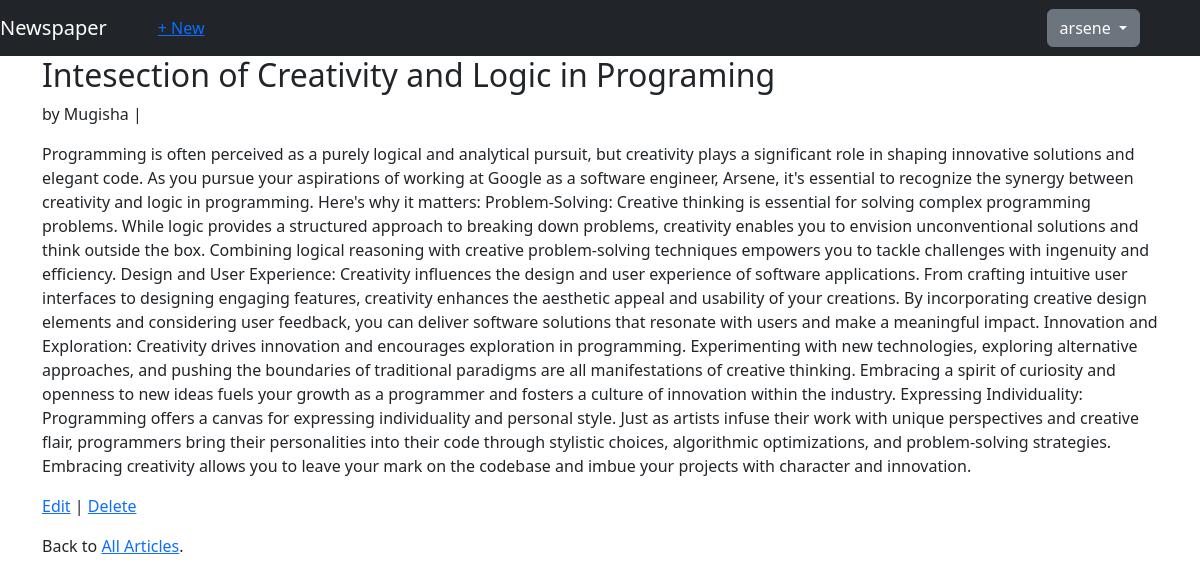
/articles/2/ (signed in), run on the app's committed database.
### users/models.py (models this page shows)
class CustomUser(AbstractUser):
    is_author = models.BooleanField(default=False)
    age = models.PositiveIntegerField(null=True,blank=True)
    email = models.EmailField(max_length=254,unique=True,null=False,blank=False)
    USERNAME_FIELD = 'email'
    REQUIRED_FIELDS = ['username','password']

### articles/models.py (models this page shows, shortened)
class Article(models.Model):
    title = models.CharField(max_length=100)
    body = models.TextField()
    data = models.DateField(auto_now_add=True)
    author = models.ForeignKey(get_user_model(),on_delete=models.CASCADE)

### articles/views.py (the view)
# urls.py: path('<int:pk>/',ArticleDetailsView.as_view(), name='article_details'), # new
class ArticleDetailsView(LoginRequiredMixin,DetailView):
    model = Article
    template_name = 'articles/article_details.html'
    login_url = 'login'

### templates/articles/article_details.html
{% extends 'base.html' %}
{% block content %}
<div class="article-entry">
<h2>{{ object.title }}</h2>
<p>by {{ object.author.username }} | {{ object.date }}</p>
<p>{{ object.body }}</p>
</div>
<p><a href="{% url 'article_edit' article.pk %}">Edit</a> |
<a href="{% url 'article_delete' article.pk %}">Delete</a></p>
<p>Back to <a href="{% url 'articles_list' %}">All Articles</a>.</p>
{% endblock content %}

### templates/base.html (shortened to what this page needs)
<!DOCTYPE html>
<html lang="en">
  <head>
    <link rel="stylesheet"
    href="https://cdn.jsdelivr.net/npm/bootstrap@5.3.3/dist/css/bootstrap.min.css">
  <body>
    <main>
        <nav class="navbar navbar-expand-lg bg-dark">
            <a class="navbar-brand text-white" href="{% url 'home' %}">Newspaper</a>
                 <div class="container-fluid ml-7">
                            {% if request.user.is_authenticated %}
<li class="nav-item"><a href="{% url 'article_new' %}">+ New</a></li>
                            <div class="dropdown">
                                    <button class="btn btn-secondary dropdown-toggle mx-5" type="button" data-bs-toggle="dropdown" aria-expanded="false">
                                        {{request.user.username}}
                                    </button>
                                    </div>
                        {% endif %}
                </div>
        </nav>
      <div class="container">{% block content %} {% endblock content %}</div>
    </main>
  </body>
</html>

### data on the page
CustomUser: user.username "arsene"
Article: title "Intesection of Creativity and Logic in Programing", author.username "Mugisha", body "Programming is often perceived as a purely logical and analytical pursuit, but creativity plays a significant role in shaping innovative solutions and elegant code. As you pursue your aspirations of working at Google as a software engineer, Arsene, it's essential to recognize the synergy between creativity and logic in programming. Here's why it matters: Problem-Solving: Creative thinking is essential for solving complex programming problems. While logic provides a structured approach to breaking down problems, creativity enables you to envision unconventional solutions and think outside the box. Combining logical reasoning with creative problem-solving techniques empowers you to tackle…"
